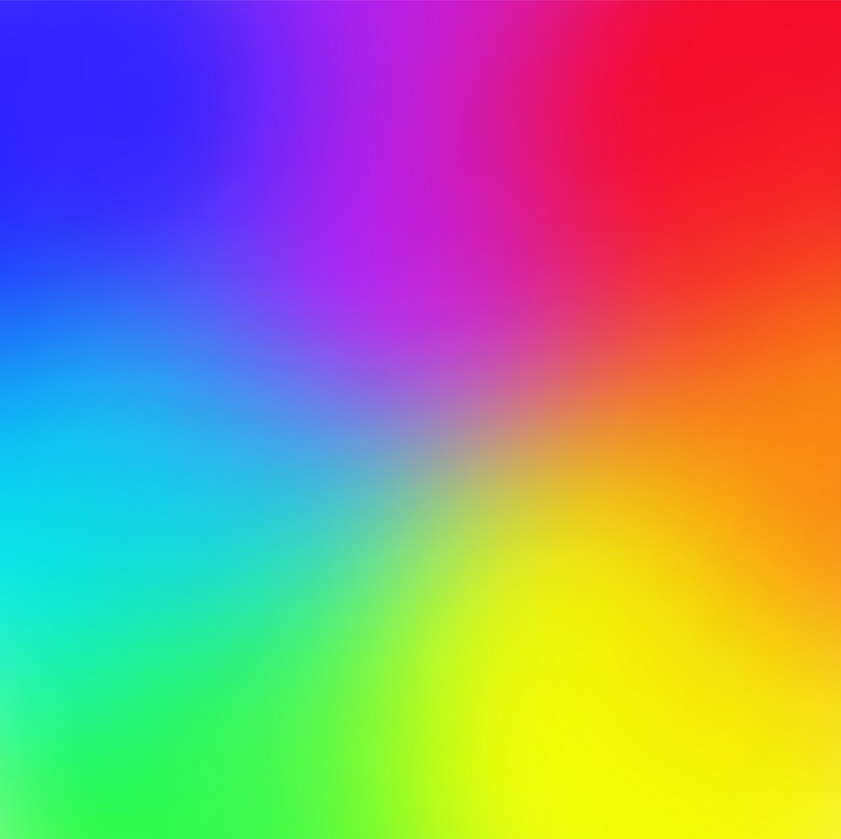
#> input picture Computer Vision/Bölümler/DATA/17_rainbow.jpg, 841 x 839 px, shrunk from 999 x 996 before the run, found by its file name
$ jupyter execute Ornek3.18.ipynb   (shell and % lines are left out)
#> lines starting #> are read from the running program, lines starting #| are printed output that depends on the picture
[cell 1]
import numpy as np
import cv2

import matplotlib.pyplot as plt

[cell 2]
# Örnek 3.18 - Histogram Eğrisi
img = cv2.imread('DATA/17_rainbow.jpg')
#> img is the input picture: shape (839, 841, 3); mean B, G, R 128.9, 138.9, 153.7
imgGray = cv2.cvtColor(img,cv2.COLOR_BGR2GRAY)
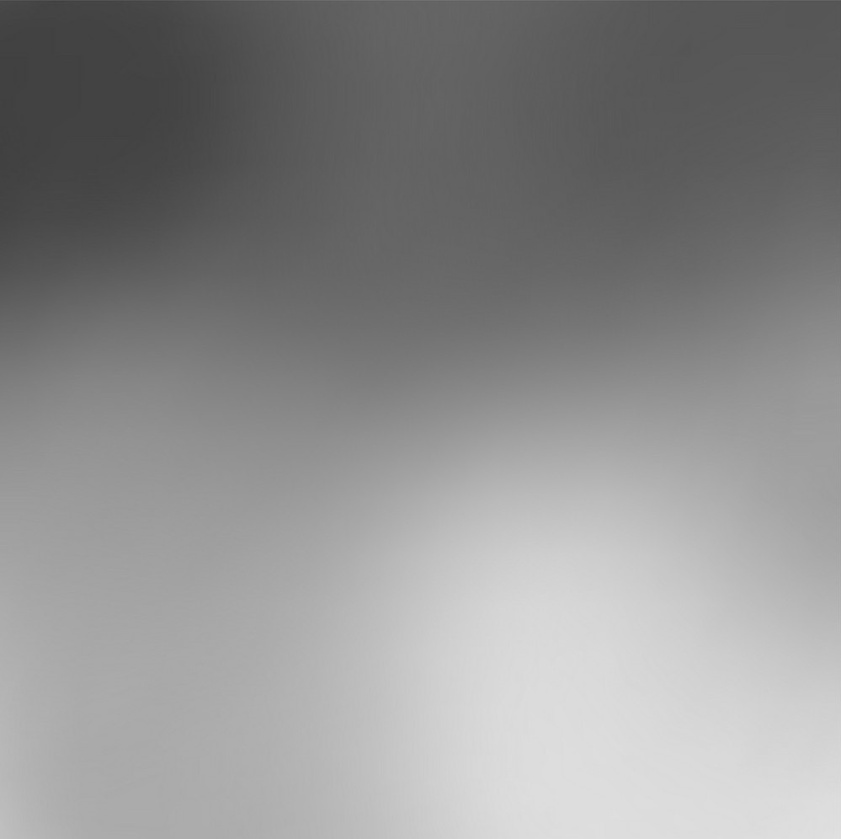
#> imgGray: shape (839, 841); min 63, max 225, mean 142.2

imgGray_hist = cv2.calcHist([imgGray],channels=[0],mask=None,histSize=[256],ranges=[0,256])
#> imgGray_hist = 256 values, max 14903 at index 99, min 0 at index 0, mean 2756.2
Eq = cv2.equalizeHist(imgGray)
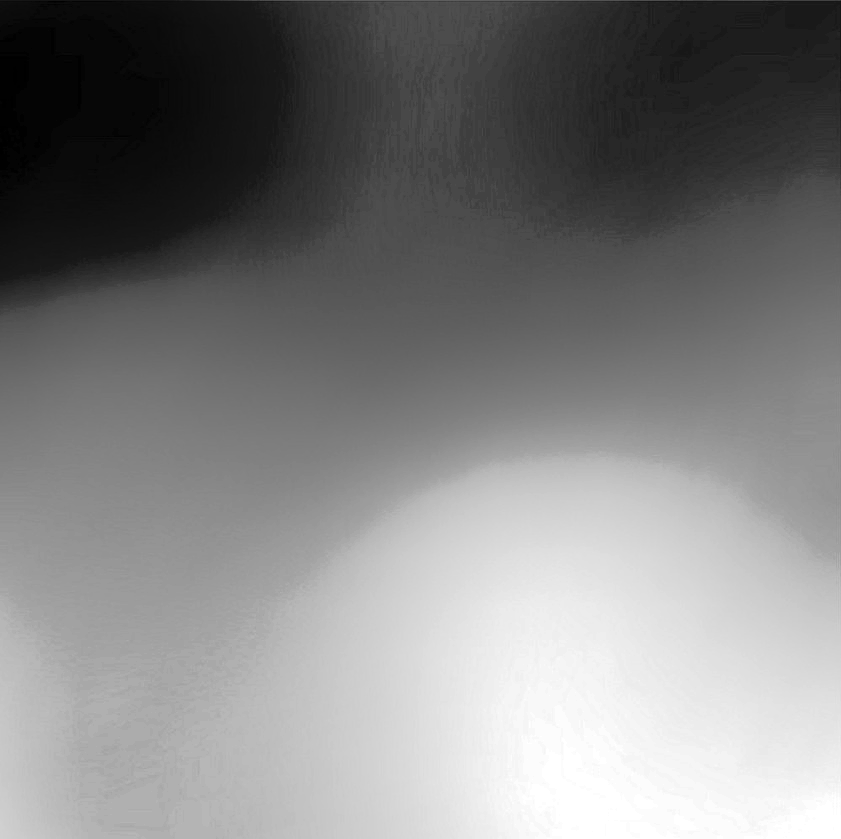
#> Eq: shape (839, 841); min 0, max 255, mean 128.6
Eq_hist = cv2.calcHist([Eq],channels=[0],mask=None,histSize=[256],ranges=[0,256])
#> Eq_hist = 256 values, max 14903 at index 72, min 0 at index 2, mean 2756.2

f, eksen = plt.subplots(1,3,figsize=(17,5))
eksen[0].imshow(img)
eksen[0].title.set_text("Resim")
eksen[1].plot(imgGray_hist)
eksen[1].title.set_text("Orijinal Histogram")
eksen[2].plot(Eq_hist)
eksen[2].title.set_text("Eşitlemeden Sonra Histogram")
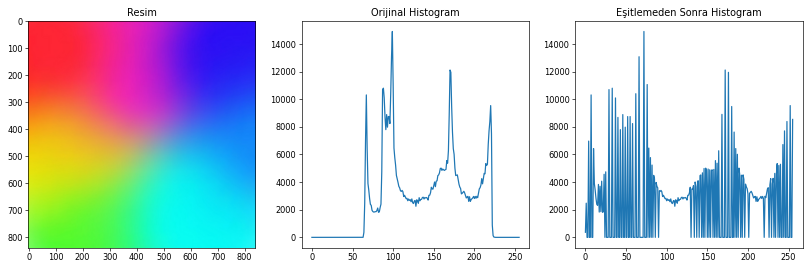
#> figure drawn by matplotlib, 3 panels; B, G, R data is drawn as R, G, B; panel 2: curve peaks at x = 99, y = 14903; panel 3: curve peaks at x = 72, y = 14903

[cell 3]
print(type( imgGray_hist))
#| <class 'numpy.ndarray'>

[cell 4]
imgGray_hist
#> Out has the same summary as imgGray_hist
